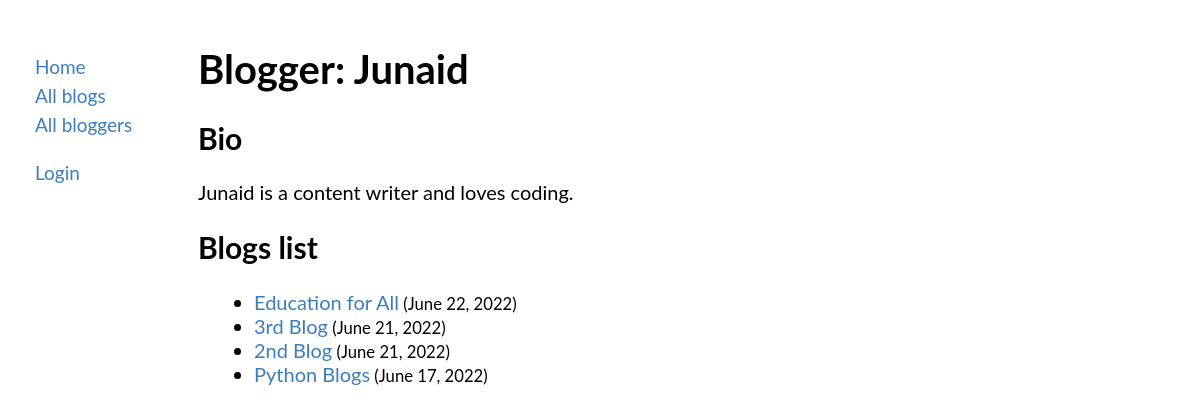
Screenshot of /blog/blogger/2/ with the database file from the repository.
### blog/models.py (models this page shows, shortened)
class BlogAuthor(models.Model):
    user = models.OneToOneField(User, on_delete=models.CASCADE, primary_key=True)
    author_name = models.CharField(max_length=200)
    author_bio = models.TextField()

class Blog(models.Model):
    author = models.ForeignKey(BlogAuthor, on_delete=models.CASCADE, related_name='blogs')
    blog_name = models.CharField(max_length=200)
    blog_desc = models.TextField()
    post_date = models.DateTimeField(auto_now_add=True)
    class Meta:
        ordering = ['-post_date']

### blog/views.py (the view)
# urls.py: path('blog/blogger/<int:pk>/', views.BloggersDetailView.as_view(), name='bloggersdetails'),
class BloggersDetailView(generic.DetailView):
    model = BlogAuthor
    template_name = 'blog/bloggersdetails.html'

### blog/templates/blog/bloggersdetails.html
{% extends "blog/base.html" %}
{% block content %}
<h1>Blogger: {{ blogauthor.author_name }}</h1>
<h2>Bio</h2>
{{ blogauthor.author_bio }}
<h2>Blogs list</h2>
<ul>
{% for x in blogauthor.blogs.all %}
    <li><a href="{% url 'blog:blogsdetails' x.id%}">{{ x.blog_name }}</a><small> ({{ x.post_date | date }})</small></li>
{% endfor %}
</ul>
{% endblock content %}

### rows the page displays
BlogAuthor: author_name "Junaid", author_bio "Junaid is a content writer and loves coding."
Blog: blog_name "Education for All", post_date "June 22, 2022"
Blog: blog_name "3rd Blog", post_date "June 21, 2022"
Blog: blog_name "2nd Blog", post_date "June 21, 2022"
Blog: blog_name "Python Blogs", post_date "June 17, 2022"
